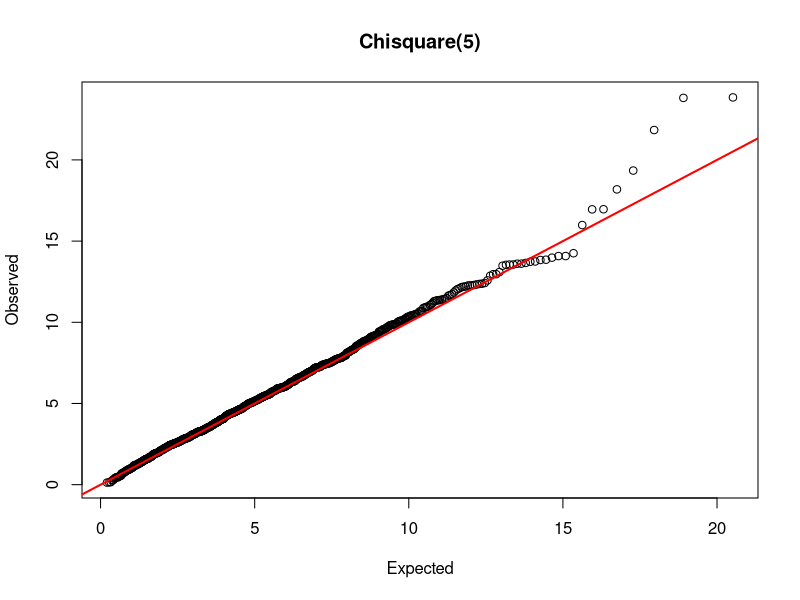
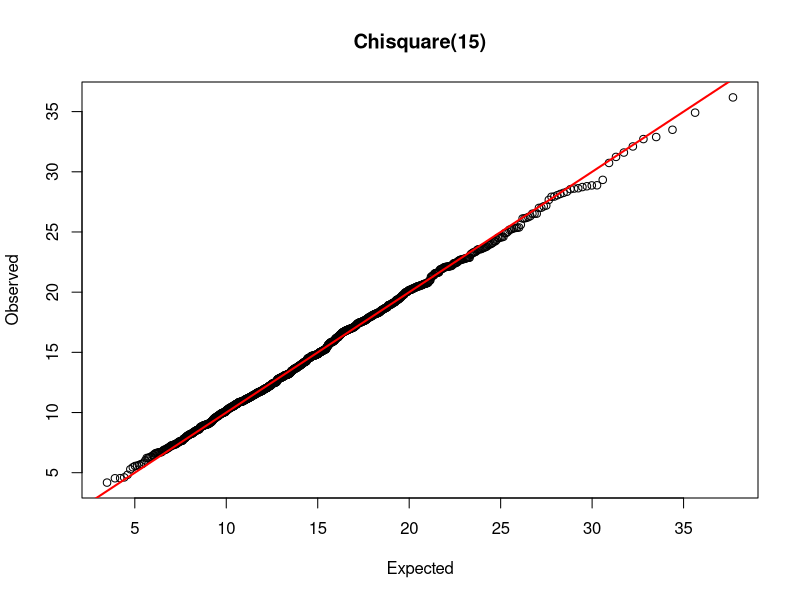
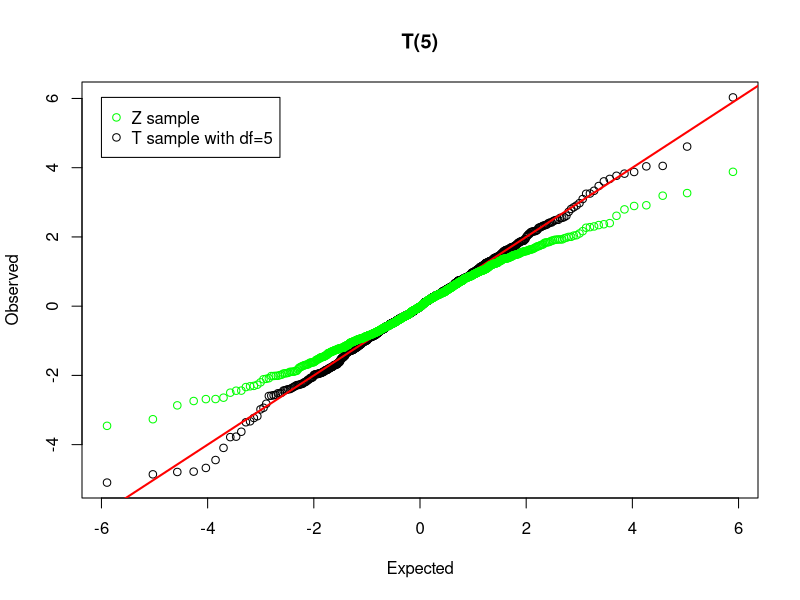
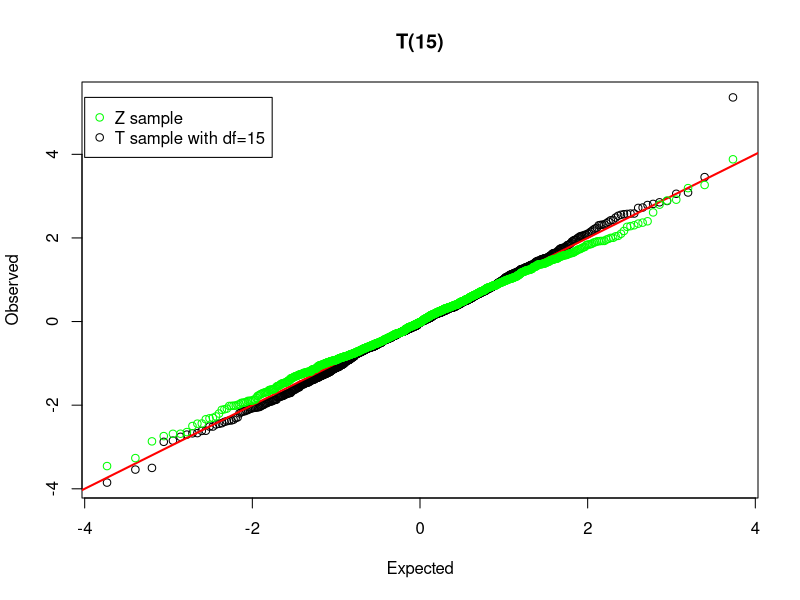
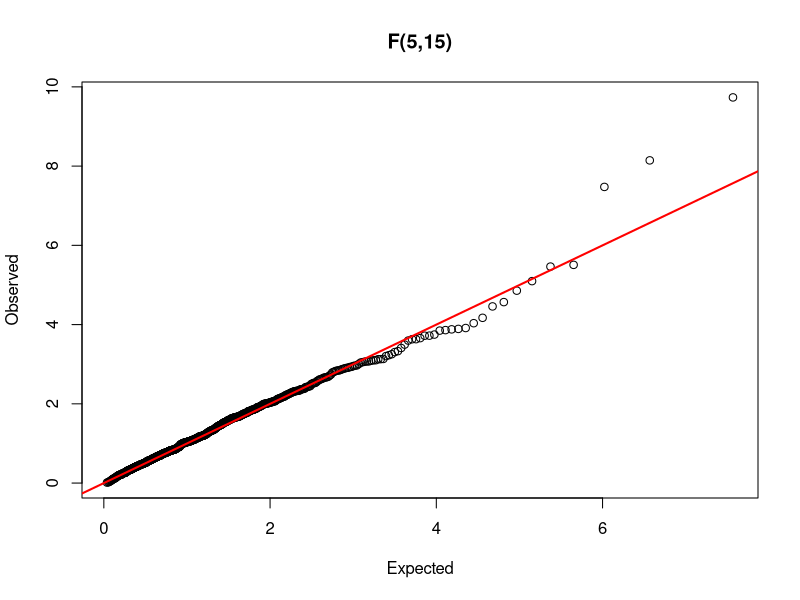
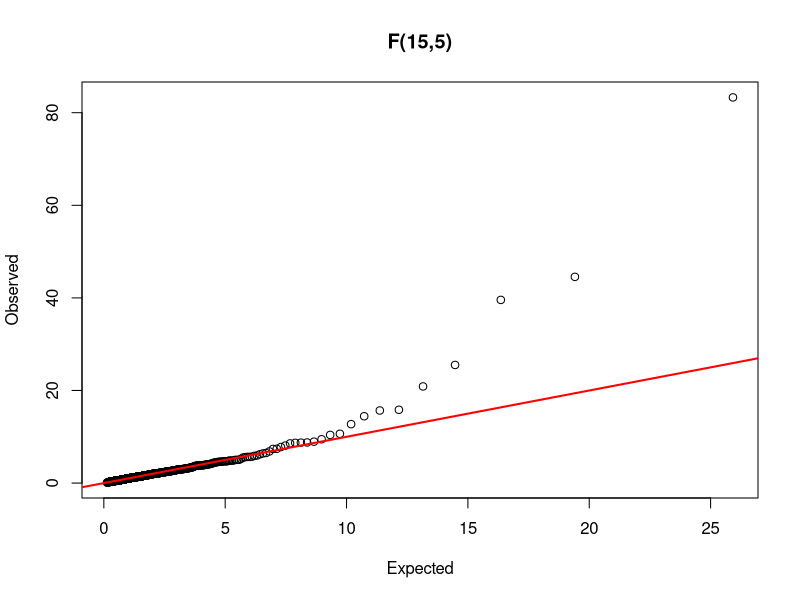
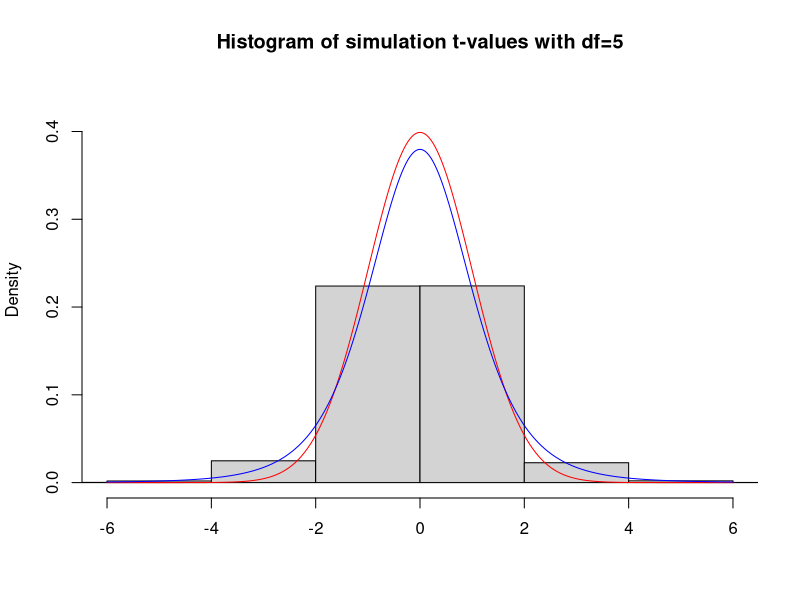
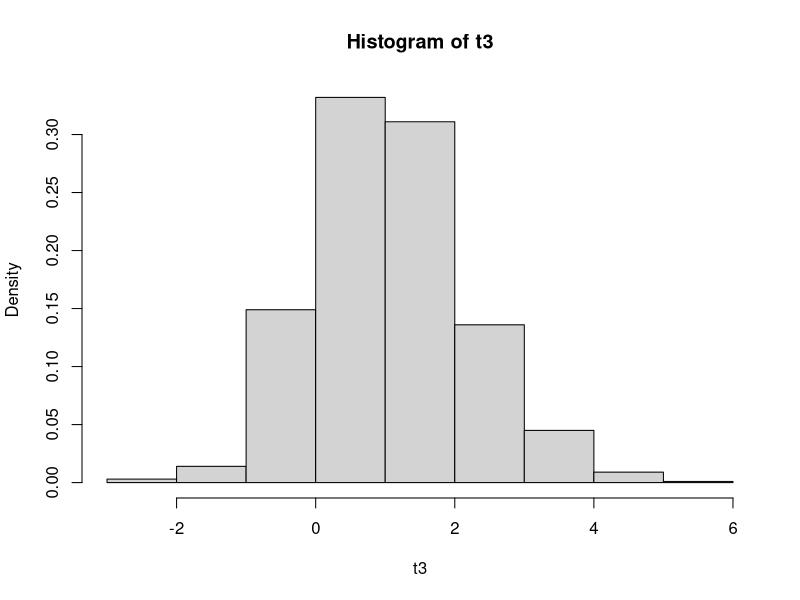

Generate these figures, in order, with R:
## ---- chunk 1
N=1000                           # number of simulations
s=(1:N)/(N+1)
df1=5; df2=15                    # degrees of freedom
z1=rnorm(N)                      # N vector of normals
z2=rnorm(N)                      # 
Z1=matrix(rnorm(N*df1),N,df1)    # N by df1 matrix of normals
Z2=matrix(rnorm(N*df2),N,df2)    # 
## ---- chunk 2
x1=apply(Z1^2,1,sum)             # rchisq(N,df1)
x2=apply(Z2^2,1,sum)             # rchisq(N,df2)
## ---- chunk 3
t1=z1/sqrt(x1/df1)               # rt(N,df1)
t2=z2/sqrt(x2/df2)               # rt(N,df2)
## ---- chunk 4
f12=(x1/df1)/(x2/df2)            # rf(N,df1,df2)
f21=(x2/df2)/(x1/df1)            # rf(N,df2,df1)
## ---- chunk 5
q=qchisq(s,df1) ##What is the vector q giving you?
qqplot(q,x1,xlab="Expected",ylab="Observed",pch=1,
       main="Chisquare(5)")
abline(0,1,col="red",lwd=2)
## ---- chunk 6
q=qchisq(s,df2)
qqplot(q,x2,xlab="Expected",ylab="Observed",pch=1,
       main="Chisquare(15)")
abline(0,1,col="red",lwd=2)
## ---- chunk 7
q=qt(s,df1)
qqplot(q,t1,xlab="Expected",ylab="Observed",pch=1,
       main="T(5)")
abline(0,1,col="red",lwd=2)

# Add standard normal order statistics versus t-quantiles

points(q,sort(z1),col="green") 

##The points in z1 come from what distribution?
legend(-6,max(t1),pch=1,col=c("green","black"),
       legend=c("Z sample","T sample with df=5"))
## ---- chunk 8
q=qt(s,df2)
qqplot(q,t2,xlab="Expected",ylab="Observed",pch=1,
       main="T(15)")
abline(0,1,col="red",lwd=2)
points(q,sort(z1),col="green") 
legend(-4,max(t2),pch=1,col=c("green","black"),
       legend=c("Z sample","T sample with df=15"))
## ---- chunk 9
q=qf(s,df1,df2)
qqplot(q,f12,xlab="Expected",ylab="Observed",pch=1,
       main="F(5,15)")
abline(0,1,col="red",lwd=2)
## ---- chunk 10
q=qf(s,df2,df1) ##Note that the order of df1 & df2 matters!
qqplot(q,f21,xlab="Expected",ylab="Observed",pch=1,
       main="F(15,5)")
abline(0,1,col="red",lwd=2)
## ---- chunk 11
df=5
t=rt(10000,df) ##The points in t come from what distribution?
x=seq(-6,6,.01)
dz=dnorm(x)
dt=dt(x,df)
dmax=max(dz) ##Why do we care what dmax is? (Where do we use it below?)
hist(t,prob=TRUE,ylim=c(0,dmax*1.1),xlim=c(-6,6),
     main="Histogram of simulation t-values with df=5",xlab="")
##If you got an error here, run it again and see if it works
##...then figure out why you got an error one time but not the other time
lines(x,dz,col="red")
lines(x,dt,col="blue") # better fit especially in the tails
## ---- chunk 12
mu=1
z3=rnorm(N,mean=mu)
t3=z3/sqrt(x2/df2)
hist(t3,prob=TRUE)
x=seq(-3,6,.01)
dt=dt(x,df2)
dmax=max(dt)
hist(t3,prob=TRUE,ylim=c(0,dmax*1.1),xlim=c(-3,6),
     breaks=seq(-20,20,0.5),
     main="Histogram of simulation non-central t-values with df=15",xlab="")
lines(x,dt,col="blue") 
## ---- chunk 13
hist(t3,prob=TRUE,ylim=c(0,dmax*1.1),xlim=c(-3,6),
     breaks=seq(-20,20,0.5),
     main="Histogram of simulation non-central t-values with df=15",xlab="")

dt3 = dt(x,df2,ncp=mu)
lines(x,dt3,col="blue")
lines(x,dt,col='red')
## ---- chunk 14
Z1.2 = matrix(rnorm(N*df1, mean = mu),N,df1) 
## ---- chunk 15
x1.2=apply(Z1.2^2,1,sum)           
## ---- chunk 16
f12.2=(x1.2/df1)/(x2/df2)
## ---- chunk 17
hist(f12.2,prob=TRUE)

xpts = seq(0,12,by=0.1)
df = df(xpts,df1,df2)
lines(xpts,df,col="red")

df.2 =df(xpts,df1,df2,ncp=df1*mu^2)
lines(xpts,df.2,col="blue")
## ---- chunk 18
plot(xpts,df,type='l')
lines(xpts,df(xpts,df1,df2,ncp=4),type='l',lty=2)
lines(xpts,df(xpts,df1,df2,ncp=8),type='l',lty=3)
lines(xpts,df(xpts,df1,df2,ncp=12),type='l',lty=4)
lines(xpts,df(xpts,df1,df2,ncp=16),type='l',lty=5)

## ---- chunk 19
Grass = read.table('Grass.csv',head=TRUE,sep=',')
Grass$Region = as.factor(Grass$Region)
## ---- chunk 20
mod = lm(Speed~.,data=Grass)
summary(mod)
## ---- chunk 21
library(car)
Anova(mod)
## ---- chunk 22
X  = model.matrix(mod)
p = ncol(X); n = nrow(X)  # Note that p includes the intercept here
## ---- chunk 23
iXX = solve(t(X)%*%X)

# Estimate
betahat = iXX%*%t(X)%*%Grass$Speed

# Hat matrix
H = X%*%iXX%*%t(X)

# MSE
mse = sum( (Grass$Speed - H%*%Grass$Speed)^2 )/(n - p)

# Beta Standard Error
beta.var =  mse*iXX 
## ---- chunk 24
t.obs = betahat[2]/sqrt(beta.var[2,2])
t.obs
## ---- chunk 25
2*(1-pt(abs(t.obs),n-p))
## ---- chunk 26
X2 = X[,1:9]  # Drop Cultivars
H2 = X2%*%solve(t(X2)%*%X2, t(X2))
## ---- chunk 27
SS.C = t(Grass$Speed)%*%(H-H2)%*%Grass$Speed
SS.C
## ---- chunk 28
F.obs =  (SS.C/2)/mse
1-pf(F.obs,2,n-p)
## ---- chunk 29
t.crit = qt(0.975,df2)
t.crit
## ---- chunk 30
1-pt(t.crit,df2,ncp=1)
## ---- chunk 31
lpts = seq(0,4,0.2)  # possible lambda points
plot(lpts, 1-pt(t.crit,df2,ncp=lpts))
## ---- chunk 32
T = abs(t.obs/sqrt(n))
## ---- chunk 33
npts = 13:25
t.crits = qt(0.975,df=npts-11)
powers = 1-pt(t.crits, df=npts-11, ncp = sqrt(npts)*T)
plot(npts,powers)
